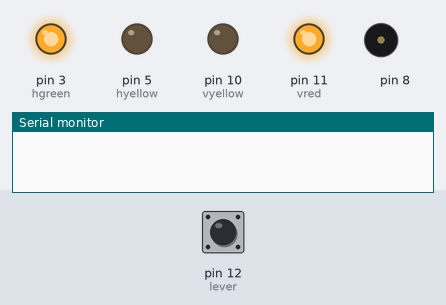
This sketch was run on a simulated Arduino Uno, built with avr-gcc and run on an emulated ATmega328P. On the bench: output pins drawn as LEDs (lit = HIGH), buzzer (waves = sounding), the last lines printed to the serial monitor. Wiring (inferred from the names in the program): TM1637 display: clock pin 9; DIO pin 6. Dashed ring = blinking. Inputs (shaded band) come from the test bench; at power-on: pin 12 (lever) LOW. Pins used as bus, display or sensor lines are not drawn.

Above: at 16.8 s.
16.9 s: pin 12 (lever) driven HIGH
At 24.09 s:
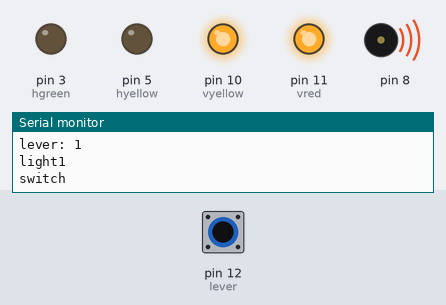
25.9 s: pin 12 (lever) pulsed LOW 2 times (0.12 s each, 0.3 s apart)
40.2 s: pin 12 (lever) driven LOW
At 45.5 s:
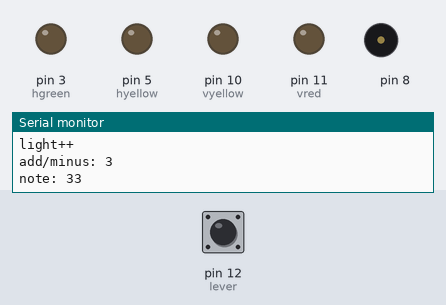
53.8 s: pin 12 (lever) driven HIGH
At 57.2 s:
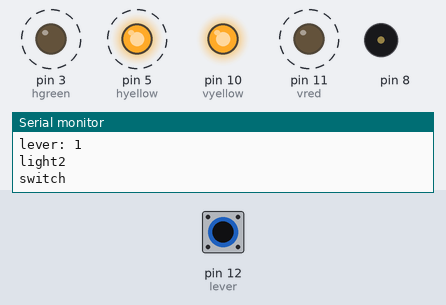
61.8 s: pin 12 (lever) pulsed LOW 5 times (0.12 s each, 0.3 s apart)
Timing chart, 0 to 73.1 s (numbered marks = the images above; inputs shaded):
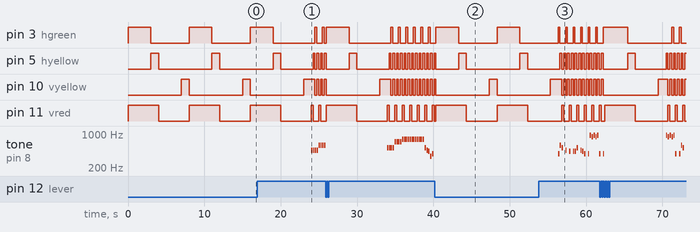

The sketch:

Party_Traffic_Light.ino
```cpp
/*************************************************
 Pitch values for music
 Credits: https://www.youtube.com/redirect?q=https%3A%2F%2Fwww.drive.google.com%2Fdrive%2Ffolders%2F1yH2TnQntyjxTACFiJCyzE9jY4F3DJgM0%3Fusp%3Dsharing&redir_token=sOm1FFj-ZK5Nn2zLavHViFT8Ewd8MTU4OTI3OTkyOEAxNTg5MTkzNTI4&v=nVVzBPgpCsM&event=video_description
 *************************************************/

#define NOTE_B0  31
#define NOTE_C1  33
#define NOTE_CS1 35
#define NOTE_D1  37
#define NOTE_DS1 39
#define NOTE_E1  41
#define NOTE_F1  44
#define NOTE_FS1 46
#define NOTE_G1  49
#define NOTE_GS1 52
#define NOTE_A1  55
#define NOTE_AS1 58
#define NOTE_B1  62
#define NOTE_C2  65
#define NOTE_CS2 69
#define NOTE_D2  73
#define NOTE_DS2 78
#define NOTE_E2  82
#define NOTE_F2  87
#define NOTE_FS2 93
#define NOTE_G2  98
#define NOTE_GS2 104
#define NOTE_A2  110
#define NOTE_AS2 117
#define NOTE_B2  123
#define NOTE_C3  131
#define NOTE_CS3 139
#define NOTE_D3  147
#define NOTE_DS3 156
#define NOTE_E3  165
#define NOTE_F3  175
#define NOTE_FS3 185
#define NOTE_G3  196
#define NOTE_GS3 208
#define NOTE_A3  220
#define NOTE_AS3 233
#define NOTE_B3  247
#define NOTE_C4  262
#define NOTE_CS4 277
#define NOTE_D4  294
#define NOTE_DS4 311
#define NOTE_E4  330
#define NOTE_F4  349
#define NOTE_FS4 370
#define NOTE_G4  392
#define NOTE_GS4 415
#define NOTE_A4  440
#define NOTE_AS4 466
#define NOTE_B4  494
#define NOTE_C5  523
#define NOTE_CS5 554
#define NOTE_D5  587
#define NOTE_DS5 622
#define NOTE_E5  659
#define NOTE_F5  698
#define NOTE_FS5 740
#define NOTE_G5  784
#define NOTE_GS5 831
#define NOTE_A5  880
#define NOTE_AS5 932
#define NOTE_B5  988
#define NOTE_C6  1047
#define NOTE_CS6 1109
#define NOTE_D6  1175
#define NOTE_DS6 1245
#define NOTE_E6  1319
#define NOTE_F6  1397
#define NOTE_FS6 1480
#define NOTE_G6  1568
#define NOTE_GS6 1661
#define NOTE_A6  1760
#define NOTE_AS6 1865
#define NOTE_B6  1976
#define NOTE_C7  2093
#define NOTE_CS7 2217
#define NOTE_D7  2349
#define NOTE_DS7 2489
#define NOTE_E7  2637
#define NOTE_F7  2794
#define NOTE_FS7 2960
#define NOTE_G7  3136
#define NOTE_GS7 3322
#define NOTE_A7  3520
#define NOTE_AS7 3729
#define NOTE_B7  3951
#define NOTE_C8  4186
#define NOTE_CS8 4435
#define NOTE_D8  4699
#define NOTE_DS8 4978

int melody[] = {
  NOTE_AS4, NOTE_AS4, NOTE_AS4, NOTE_AS4,
  NOTE_D5, NOTE_D5, NOTE_D5, NOTE_D5,
  NOTE_C5, NOTE_C5, NOTE_C5, NOTE_C5,
  NOTE_F5, NOTE_F5, NOTE_F5, NOTE_F5,
  NOTE_G5, NOTE_G5, NOTE_G5, NOTE_G5,
  NOTE_G5, NOTE_G5, NOTE_G5, NOTE_G5,
  NOTE_G5, NOTE_G5, NOTE_G5, NOTE_G5,
  NOTE_C5, NOTE_AS4, NOTE_A4, NOTE_F4,
  NOTE_G4, 0, NOTE_G4, NOTE_D5,
  NOTE_C5, 0, NOTE_AS4, 0,
  NOTE_A4, 0, NOTE_A4, NOTE_A4,
  NOTE_C5, 0, NOTE_AS4, NOTE_A4,
  NOTE_G4,0, NOTE_G4, NOTE_AS5,
  NOTE_A5, NOTE_AS5, NOTE_A5, NOTE_AS5,
  NOTE_G4,0, NOTE_G4, NOTE_AS5,
  NOTE_A5, NOTE_AS5, NOTE_A5, NOTE_AS5,
  NOTE_G4, 0, NOTE_G4, NOTE_D5,
  NOTE_C5, 0, NOTE_AS4, 0,
  NOTE_A4, 0, NOTE_A4, NOTE_A4,
  NOTE_C5, 0, NOTE_AS4, NOTE_A4,
  NOTE_G4,0, NOTE_G4, NOTE_AS5,
  NOTE_A5, NOTE_AS5, NOTE_A5, NOTE_AS5,
  NOTE_G4,0, NOTE_G4, NOTE_AS5,
  NOTE_A5, NOTE_AS5, NOTE_A5, NOTE_AS5
 };

// note durations: 4 = quarter note, 8 = eighth note, etc.:
int noteDurations[] = {
  4,4,4,4,
  4,4,4,4,
  4,4,4,4,
  4,4,4,4,
  4,4,4,4,
  4,4,4,4,
  4,4,4,4,
  4,4,4,4,
  4,4,4,4,
  4,4,4,4,
  4,4,4,4,
  4,4,4,4,
  4,4,4,4,
  4,4,4,4,
  4,4,4,4,
  4,4,4,4,
  4,4,4,4,
  4,4,4,4,
  4,4,4,4,
  4,4,4,4,
  4,4,4,4,
  4,4,4,4,
  4,4,4,4,
  4,4,4,4,
  4,4,4,4,
  };


int lever = 12;
int hred = 6;
int hyellow = 5;
int hgreen = 3;
int vred = 11;
int vyellow = 10;
int vgreen = 9;

int green_delay = 3000;
int yellow_delay = 1000;
int red_delay = 3000;


int light = 1;
int d = 1;
int thisNote = 0;

void setup()
{
  pinMode(lever, INPUT);
  pinMode(hred, OUTPUT);
  pinMode(hyellow, OUTPUT);
  pinMode(hgreen, OUTPUT);
  pinMode(vred, OUTPUT);
  pinMode(vyellow, OUTPUT);
  pinMode(vgreen, OUTPUT);


  Serial.begin(9600);
}

void loop()
{
  if(digitalRead(lever) == HIGH)
  {
    Serial.print("lever: ");
    Serial.println(digitalRead(lever));

    if(light == 3)
    {
      d = 0;
      Serial.println("light3");
    }

    if(light == 2)
    {
      Serial.println("light2");
    }

    if(light == 1)
    {
      d = 1;
      Serial.println("light1");
    }

    int noteDuration = 750 / noteDurations[thisNote];
    tone(8, melody[thisNote], noteDuration);

    switch(light)
    {
      case 1:
      digitalWrite(hred, HIGH);
      digitalWrite(vred, HIGH);
      break;
      case 2:
      digitalWrite(hyellow, HIGH);
      digitalWrite(vyellow, HIGH);
      break;
      case 3:
      digitalWrite(hgreen, HIGH);
      digitalWrite(vgreen, HIGH);
      break;
    }

    Serial.println("switch");

    int pauseBetweenNotes = noteDuration * 1.30;
    delay(pauseBetweenNotes);

    noTone(8);

    digitalWrite(hred, LOW);
    digitalWrite(hyellow, LOW);
    digitalWrite(hgreen, LOW);
    digitalWrite(vred, LOW);
    digitalWrite(vyellow, LOW);
    digitalWrite(vgreen, LOW);

    //delay(500);

    Serial.print("low, D:");
    Serial.println(d);

    if(d == 1)
    {
      light = light + 1;
      Serial.println("light++");
    }
    else
    {
      light = light - 1;
    }

    Serial.print("add/minus: ");
    Serial.println(light);

    if(thisNote == 96)
    {
      thisNote = 0;
    }

    Serial.print("note: ");
    Serial.println(thisNote);

    thisNote++;
  }

  else
  {
    hgreen_vred();
    delay(green_delay);
    hyellow_vred();
    delay(yellow_delay);
    hred_vgreen();
    delay(red_delay);
    hred_vyellow();
    delay(yellow_delay);
  }
}

void hgreen_vred()
{
  digitalWrite(hgreen, HIGH);
  digitalWrite(hyellow, LOW);
  digitalWrite(hred, LOW);
  digitalWrite(vgreen, LOW);
  digitalWrite(vyellow, LOW);
  digitalWrite(vred, HIGH);
}

void hyellow_vred()
{
  digitalWrite(hgreen, LOW);
  digitalWrite(hyellow, HIGH);
  digitalWrite(hred, LOW);
  digitalWrite(vgreen, LOW);
  digitalWrite(vyellow, LOW);
  digitalWrite(vred, HIGH);
}

void hred_vgreen()
{
  digitalWrite(hgreen, LOW);
  digitalWrite(hyellow, LOW);
  digitalWrite(hred, HIGH);
  digitalWrite(vgreen, HIGH);
  digitalWrite(vyellow, LOW);
  digitalWrite(vred, LOW);
}

void hred_vyellow()
{
  digitalWrite(hgreen, LOW);
  digitalWrite(hyellow, LOW);
  digitalWrite(hred, HIGH);
  digitalWrite(vgreen, LOW);
  digitalWrite(vyellow, HIGH);
  digitalWrite(vred, LOW);
}
```

Measured:
- after the input at 16.9 s, tone on pin 8: plays 466 Hz for 0.19 s, 466 Hz for 0.19 s, 466 Hz for 0.19 s, 466 Hz for 0.19 s, 587 Hz for 0.19 s, 587 Hz for 0.19 s … (8 notes in this stretch), starting after 7.1 s
- after the input at 40.2 s, pin 3 (hgreen): HIGH → LOW after 3.1 s, → HIGH 5.0 s later, → LOW 3.0 s later; pin 11 (vred): alternates HIGH for 4.0 s and LOW for 4.0 s, starting after 0.14 s; tone on pin 8: stops changing and stays silent
- after the input at 53.8 s, tone on pin 8: plays 392 Hz for 0.19 s, 587 Hz for 0.19 s, 523 Hz for 0.19 s, 466 Hz for 0.19 s, 440 Hz for 0.19 s, 440 Hz for 0.19 s … (18 notes in this stretch), starting after 2.5 s
- by itself, pin 3 (hgreen): alternates HIGH for 3.0 s and LOW for 5.0 s
- by itself, pin 5 (hyellow), pin 10 (vyellow): alternates HIGH for 1.0 s and LOW for 7.0 s
- by itself, pin 11 (vred): alternates HIGH for 4.0 s and LOW for 4.0 s
